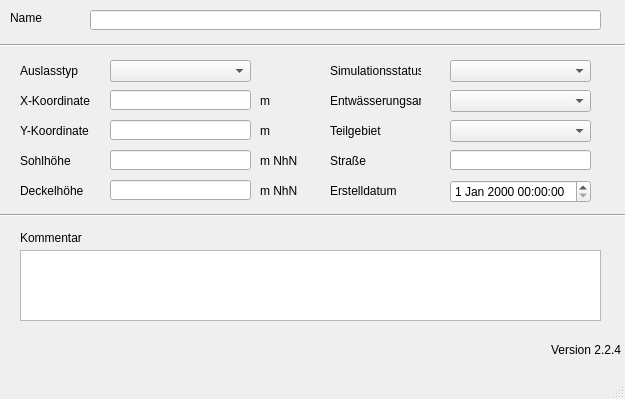
<?xml version="1.0" encoding="UTF-8"?>
<ui version="4.0">
 <class>MainWindow</class>
 <widget class="QMainWindow" name="MainWindow">
  <property name="enabled">
   <bool>true</bool>
  </property>
  <property name="geometry">
   <rect>
    <x>0</x>
    <y>0</y>
    <width>625</width>
    <height>399</height>
   </rect>
  </property>
  <property name="windowTitle">
   <string>MainWindow</string>
  </property>
  <widget class="QWidget" name="centralwidget">
   <widget class="QLabel" name="label">
    <property name="geometry">
     <rect>
      <x>10</x>
      <y>10</y>
      <width>46</width>
      <height>16</height>
     </rect>
    </property>
    <property name="text">
     <string>Name</string>
    </property>
   </widget>
   <widget class="Line" name="line">
    <property name="geometry">
     <rect>
      <x>0</x>
      <y>30</y>
      <width>631</width>
      <height>31</height>
     </rect>
    </property>
    <property name="orientation">
     <enum>Qt::Horizontal</enum>
    </property>
   </widget>
   <widget class="QLabel" name="label_14">
    <property name="geometry">
     <rect>
      <x>20</x>
      <y>230</y>
      <width>81</width>
      <height>16</height>
     </rect>
    </property>
    <property name="text">
     <string>Kommentar</string>
    </property>
   </widget>
   <widget class="QLabel" name="label_11">
    <property name="geometry">
     <rect>
      <x>260</x>
      <y>90</y>
      <width>41</width>
      <height>21</height>
     </rect>
    </property>
    <property name="text">
     <string>m</string>
    </property>
   </widget>
   <widget class="QLabel" name="label_5">
    <property name="geometry">
     <rect>
      <x>20</x>
      <y>180</y>
      <width>81</width>
      <height>21</height>
     </rect>
    </property>
    <property name="text">
     <string>Deckelhöhe</string>
    </property>
   </widget>
   <widget class="QLabel" name="label_8">
    <property name="geometry">
     <rect>
      <x>260</x>
      <y>150</y>
      <width>41</width>
      <height>21</height>
     </rect>
    </property>
    <property name="text">
     <string>m NhN</string>
    </property>
   </widget>
   <widget class="QLabel" name="label_70">
    <property name="geometry">
     <rect>
      <x>330</x>
      <y>180</y>
      <width>91</width>
      <height>21</height>
     </rect>
    </property>
    <property name="text">
     <string>Erstelldatum</string>
    </property>
   </widget>
   <widget class="QLabel" name="label_9">
    <property name="geometry">
     <rect>
      <x>20</x>
      <y>120</y>
      <width>81</width>
      <height>21</height>
     </rect>
    </property>
    <property name="text">
     <string>Y-Koordinate</string>
    </property>
   </widget>
   <widget class="QLabel" name="label_12">
    <property name="geometry">
     <rect>
      <x>260</x>
      <y>120</y>
      <width>41</width>
      <height>21</height>
     </rect>
    </property>
    <property name="text">
     <string>m</string>
    </property>
   </widget>
   <widget class="Line" name="line_2">
    <property name="geometry">
     <rect>
      <x>0</x>
      <y>200</y>
      <width>631</width>
      <height>31</height>
     </rect>
    </property>
    <property name="orientation">
     <enum>Qt::Horizontal</enum>
    </property>
   </widget>
   <widget class="QLabel" name="label_6">
    <property name="geometry">
     <rect>
      <x>20</x>
      <y>90</y>
      <width>81</width>
      <height>21</height>
     </rect>
    </property>
    <property name="text">
     <string>X-Koordinate</string>
    </property>
   </widget>
   <widget class="QLabel" name="label_10">
    <property name="geometry">
     <rect>
      <x>260</x>
      <y>180</y>
      <width>41</width>
      <height>21</height>
     </rect>
    </property>
    <property name="text">
     <string>m NhN</string>
    </property>
   </widget>
   <widget class="QLabel" name="label_3">
    <property name="geometry">
     <rect>
      <x>20</x>
      <y>150</y>
      <width>81</width>
      <height>21</height>
     </rect>
    </property>
    <property name="text">
     <string>Sohlhöhe</string>
    </property>
   </widget>
   <widget class="QLabel" name="label_40">
    <property name="geometry">
     <rect>
      <x>20</x>
      <y>60</y>
      <width>91</width>
      <height>21</height>
     </rect>
    </property>
    <property name="text">
     <string>Auslasstyp</string>
    </property>
   </widget>
   <widget class="QLabel" name="label_4">
    <property name="geometry">
     <rect>
      <x>330</x>
      <y>60</y>
      <width>91</width>
      <height>21</height>
     </rect>
    </property>
    <property name="text">
     <string>Simulationsstatus</string>
    </property>
   </widget>
   <widget class="QLabel" name="label_7">
    <property name="geometry">
     <rect>
      <x>330</x>
      <y>90</y>
      <width>91</width>
      <height>21</height>
     </rect>
    </property>
    <property name="text">
     <string>Entwässerungsart</string>
    </property>
   </widget>
   <widget class="QLabel" name="label_43">
    <property name="geometry">
     <rect>
      <x>330</x>
      <y>150</y>
      <width>91</width>
      <height>21</height>
     </rect>
    </property>
    <property name="text">
     <string>Straße</string>
    </property>
   </widget>
   <widget class="QTextEdit" name="kommentar">
    <property name="geometry">
     <rect>
      <x>20</x>
      <y>250</y>
      <width>581</width>
      <height>71</height>
     </rect>
    </property>
   </widget>
   <widget class="QLineEdit" name="schnam">
    <property name="geometry">
     <rect>
      <x>90</x>
      <y>10</y>
      <width>511</width>
      <height>20</height>
     </rect>
    </property>
   </widget>
   <widget class="QComboBox" name="auslasstyp">
    <property name="geometry">
     <rect>
      <x>110</x>
      <y>60</y>
      <width>141</width>
      <height>22</height>
     </rect>
    </property>
   </widget>
   <widget class="QLineEdit" name="xsch">
    <property name="geometry">
     <rect>
      <x>110</x>
      <y>90</y>
      <width>141</width>
      <height>20</height>
     </rect>
    </property>
   </widget>
   <widget class="QLineEdit" name="ysch">
    <property name="geometry">
     <rect>
      <x>110</x>
      <y>120</y>
      <width>141</width>
      <height>20</height>
     </rect>
    </property>
   </widget>
   <widget class="QLineEdit" name="sohlhoehe">
    <property name="geometry">
     <rect>
      <x>110</x>
      <y>150</y>
      <width>141</width>
      <height>20</height>
     </rect>
    </property>
   </widget>
   <widget class="QLineEdit" name="deckelhoehe">
    <property name="geometry">
     <rect>
      <x>110</x>
      <y>180</y>
      <width>141</width>
      <height>20</height>
     </rect>
    </property>
   </widget>
   <widget class="QComboBox" name="simstatus">
    <property name="enabled">
     <bool>true</bool>
    </property>
    <property name="geometry">
     <rect>
      <x>450</x>
      <y>60</y>
      <width>141</width>
      <height>22</height>
     </rect>
    </property>
   </widget>
   <widget class="QComboBox" name="entwart">
    <property name="geometry">
     <rect>
      <x>450</x>
      <y>90</y>
      <width>141</width>
      <height>22</height>
     </rect>
    </property>
   </widget>
   <widget class="QLineEdit" name="strasse">
    <property name="geometry">
     <rect>
      <x>450</x>
      <y>150</y>
      <width>141</width>
      <height>20</height>
     </rect>
    </property>
   </widget>
   <widget class="QgsDateTimeEdit" name="createdat">
    <property name="geometry">
     <rect>
      <x>450</x>
      <y>180</y>
      <width>141</width>
      <height>23</height>
     </rect>
    </property>
   </widget>
   <widget class="QLabel" name="label_13">
    <property name="geometry">
     <rect>
      <x>330</x>
      <y>120</y>
      <width>71</width>
      <height>21</height>
     </rect>
    </property>
    <property name="text">
     <string>Teilgebiet</string>
    </property>
    <property name="buddy">
     <cstring>simstatus</cstring>
    </property>
   </widget>
   <widget class="QComboBox" name="teilgebiet">
    <property name="geometry">
     <rect>
      <x>450</x>
      <y>120</y>
      <width>141</width>
      <height>22</height>
     </rect>
    </property>
   </widget>
   <widget class="QLabel" name="lb_version">
    <property name="geometry">
     <rect>
      <x>550</x>
      <y>340</y>
      <width>71</width>
      <height>20</height>
     </rect>
    </property>
    <property name="toolTip">
     <string>Version QKan Import</string>
    </property>
    <property name="text">
     <string>Version 2.2.4</string>
    </property>
    <property name="alignment">
     <set>Qt::AlignRight|Qt::AlignTrailing|Qt::AlignVCenter</set>
    </property>
   </widget>
  </widget>
  <widget class="QMenuBar" name="menubar">
   <property name="geometry">
    <rect>
     <x>0</x>
     <y>0</y>
     <width>625</width>
     <height>21</height>
    </rect>
   </property>
  </widget>
  <widget class="QStatusBar" name="statusbar"/>
 </widget>
 <customwidgets>
  <customwidget>
   <class>QgsDateTimeEdit</class>
   <extends>QDateTimeEdit</extends>
   <header>qgsdatetimeedit.h</header>
  </customwidget>
 </customwidgets>
 <tabstops>
  <tabstop>schnam</tabstop>
  <tabstop>auslasstyp</tabstop>
  <tabstop>xsch</tabstop>
  <tabstop>ysch</tabstop>
  <tabstop>sohlhoehe</tabstop>
  <tabstop>deckelhoehe</tabstop>
  <tabstop>simstatus</tabstop>
  <tabstop>entwart</tabstop>
  <tabstop>strasse</tabstop>
  <tabstop>createdat</tabstop>
  <tabstop>kommentar</tabstop>
 </tabstops>
 <resources/>
 <connections/>
</ui>
